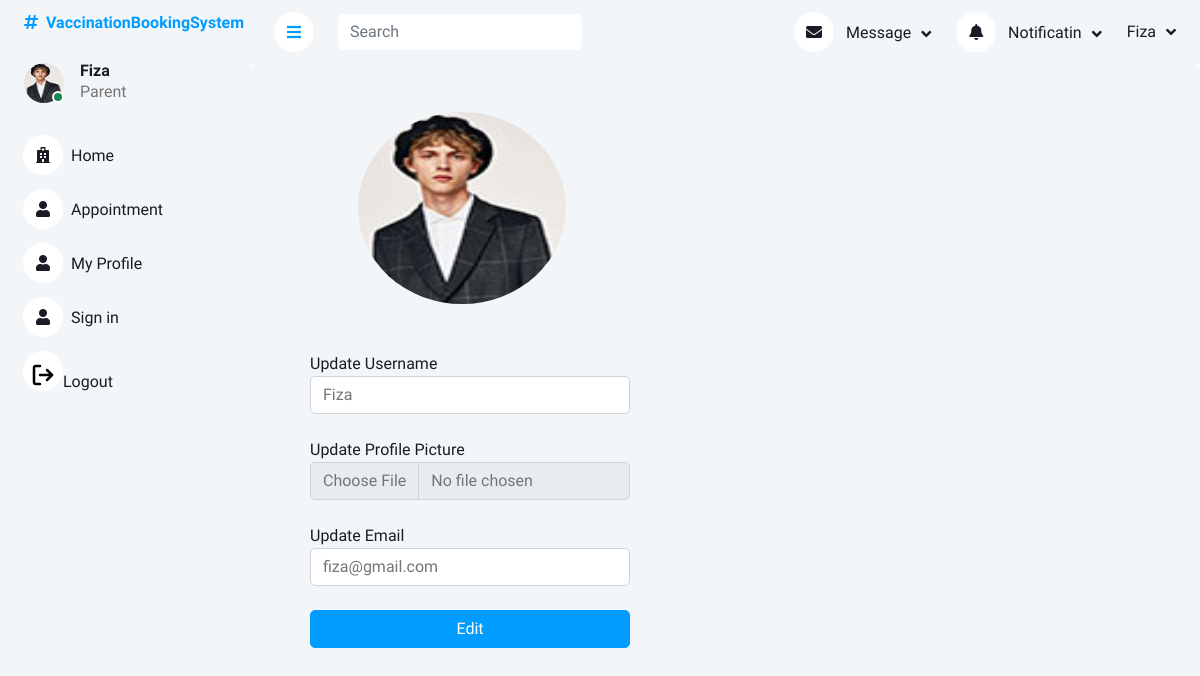
/eProject/myProfile.php (signed in), run on the app's committed database.
### tables this page shows
CREATE TABLE `parent_login` (
  `parentID` int(11) NOT NULL,
  `parentName` varchar(250) NOT NULL,
  `parentEmail` varchar(250) NOT NULL,
  `parentPassword` varchar(250) NOT NULL,
  `parentStatus` enum('pending','approved','rejected') NOT NULL DEFAULT 'pending',
  `image` varchar(225) DEFAULT 'user.jpg'
);

### eProject/myProfile.php (the view, shortened to what this page needs)
<?php
include_once('header.php');
?>
<!DOCTYPE html>
<html lang="en">
<head>
</head>
<body>
    <?php
    $user = $_SESSION['Parent'];
    foreach($user as $value){
        $name = $value['parentName'];
        $email = $value['parentEmail'];
}
?>
    <div class="container h-100 bg-light rounded">
    <form action="" method="post" enctype="multipart/form-data">
    <div class="profile p-5">
        <img src="img/<?php echo $value['image'] ?>" class="img-fluid" alt="">
    </div>
        <div class="form-group w">
    <label for="" class='text-dark'>Update Username</label>
    <input type="text" name="name" value="<?php echo $name?>" class='form-control' >
    </div>
    <div class="form-group w mt-4">
    <label for="" class='text-dark'>Update Profile Picture</label>
    <input type="file" name="image" class='form-control' >
    </div>
    <div class="form-group w mt-4">
    <label for="" class='text-dark'>Update Email</label>
    <input type="email" name="email" value="<?php echo $email?>" class='form-control' >
    </div>
<button type='submit' name="edit" class='btn btn-primary button my-4'>Edit</button>
    </form>
    </div>
</body>
</html>

### eProject/header.php (shortened to what this page needs)
<?php
include('php/query.php');
$user = $_SESSION['Parent'];
foreach ($user as $value) {
    $U_ID = $value['parentID'];
    $query = $pdo->prepare("SELECT * FROM parent_login WHERE parentID = :parentID AND parentStatus = 'approved'");
    $query->bindParam(':parentID', $U_ID);
    $query->execute();
    $result = $query->fetchAll(PDO::FETCH_ASSOC);
}
?>
<!DOCTYPE html>
<html lang="en">
<head>
    <link href="https://cdnjs.cloudflare.com/ajax/libs/font-awesome/5.10.0/css/all.min.css" rel="stylesheet">
    <link href="https://cdn.jsdelivr.net/npm/bootstrap-icons@1.4.1/font/bootstrap-icons.css" rel="stylesheet">
    <link href="lib/owlcarousel/assets/owl.carousel.min.css" rel="stylesheet">
    <link href="lib/tempusdominus/css/tempusdominus-bootstrap-4.min.css" rel="stylesheet" />
    <link href="css/bootstrap.min.css" rel="stylesheet">
    <link href="css/style.css" rel="stylesheet">
</head>
<body>
    <div class="container-xxl position-relative bg-white d-flex p-0">
        <div class="sidebar pe-4 pb-3">
            <nav class="navbar bg-light navbar-light">
                <a href="index.php" class="navbar-brand mx-4 mb-3">
                    <h6 class="text-primary"><i class="fa fa-hashtag me-2"></i>VaccinationBookingSystem</h6>
                </a>
                <div class="d-flex align-items-center ms-4 mb-4">
                    <div class="position-relative">
                    <?php
                    $user = $_SESSION['Parent'];
                        foreach ($user as $value) {
                            ?>
                      <a href="myProfile.php"><img class="rounded-circle" src="img/<?php echo $value['image'] ?>" alt="" style="width: 40px; height: 40px;"></a>
                        <div
                            class="bg-success rounded-circle border border-2 border-white position-absolute end-0 bottom-0 p-1">
                        </div>
                    </div>
                    <div class="ms-3">
                            <h6 class="mb-0">
                                <?php echo ucfirst($value['parentName']) ?>
                            </h6>
                            <?php
                        }
                        ?>
                        <span>Parent</span>
                    </div>
                </div>
                <div class="navbar-nav w-100">
                    <a href="ParentPage.php" class="nav-item nav-link "><i class="fa fa-hospital me-2"></i>Home</a>
                    <a href="appointment.php" class="nav-item nav-link"><i class="fa fa-user me-2"></i>Appointment</a>
                    <a href="myProfile.php" class="nav-item nav-link"><i class="fa fa-user me-2"></i>My Profile</a>
                    <a href="signin.php" class="nav-item nav-link"><i class="fa fa-user me-2"></i>Sign in</a>
                    <a href="logout.php" class="nav-item nav-link"><i><img class="mt-2" src="img/log-out.svg" alt=""></i>Logout</a>
                </div>
            </nav>
        </div>
        <div class="content">
            <nav class="navbar navbar-expand bg-light navbar-light sticky-top px-4 py-0">
                <a href="#" class="sidebar-toggler flex-shrink-0">
                    <i class="fa fa-bars"></i>
                </a>
                <form class="d-none d-md-flex ms-4">
                    <input class="form-control border-0" type="search" placeholder="Search">
                </form>
                <div class="navbar-nav align-items-center ms-auto">
                    <div class="nav-item dropdown">
                        <a href="#" class="nav-link dropdown-toggle" data-bs-toggle="dropdown">
                            <i class="fa fa-envelope me-lg-2"></i>
                            <span class="d-none d-lg-inline-flex">Message</span>
                        </a>
                    </div>
                    <div class="nav-item dropdown">
                        <a href="#" class="nav-link dropdown-toggle" data-bs-toggle="dropdown">
                            <i class="fa fa-bell me-lg-2"></i>
                            <span class="d-none d-lg-inline-flex">Notificatin</span>
                        </a>
                    </div>
                    <div class="nav-item dropdown">
                        <a href="#" class="nav-link dropdown-toggle" data-bs-toggle="dropdown">
                            <?php
                            $user = $_SESSION['Parent'];
                            foreach ($user as $value) {
                                ?>
                                <span class="d-none d-lg-inline-flex">
                                    <?php echo ucfirst($value['parentName']) ?>
                                </span>
                                <?php
                            }
                            ?>
                        </a>
                    </div>
                </div>
            </nav>

### eProject/css/style.css (style rules this page uses)
:root { --primary: #009CFF; --light: #F3F6F9; --dark: #191C24; }
.btn { transition: .5s; }
.btn.btn-primary { color: #FFFFFF; }
.sidebar { position: fixed; top: 0; left: 0; bottom: 0; width: 250px; height: 100vh; overflow-y: auto; background: var(--light); transition: 0.5s; z-index: 999; }
.content { margin-left: 250px; min-height: 100vh; background: #FFFFFF; transition: 0.5s; }
@media (min-width: 992px) { .sidebar { margin-left: 0; } }
@media (min-width: 992px) { .content { width: calc(100% - 250px); } }
.sidebar .navbar .navbar-nav .nav-link { padding: 7px 20px; color: var(--dark); font-weight: 500; border-left: 3px solid var(--light); border-radius: 0 30px 30px 0; outline: none; }
.sidebar .navbar .navbar-nav .nav-link i { width: 40px; height: 40px; display: inline-flex; align-items: center; justify-content: center; background: #FFFFFF; border-radius: 40px; }
.content .navbar .navbar-nav .nav-link { margin-left: 25px; padding: 12px 0; color: var(--dark); outline: none; }
.content .navbar .sidebar-toggler, .content .navbar .navbar-nav .nav-link i { width: 40px; height: 40px; display: inline-flex; align-items: center; justify-content: center; background: #FFFFFF; border-radius: 40px; }
.content .navbar .dropdown-toggle::after { margin-left: 6px; vertical-align: middle; border: none; content: "\f107"; font-family: "Font Awesome 5 Free"; font-weight: 900; transition: .5s; }

### eProject/myProfile.php (style rules this page uses)
.profile img { width: 13rem; height: 12rem; border-radius: 50%; margin-left: 3rem; }
.w { width: 20rem; margin-left: 3rem; }
.button { width: 20rem; margin-left: 3rem; }

### data on the page
parent_login: image (picture), parentName "Fiza", name "Fiza", email "fiza@gmail.com"
